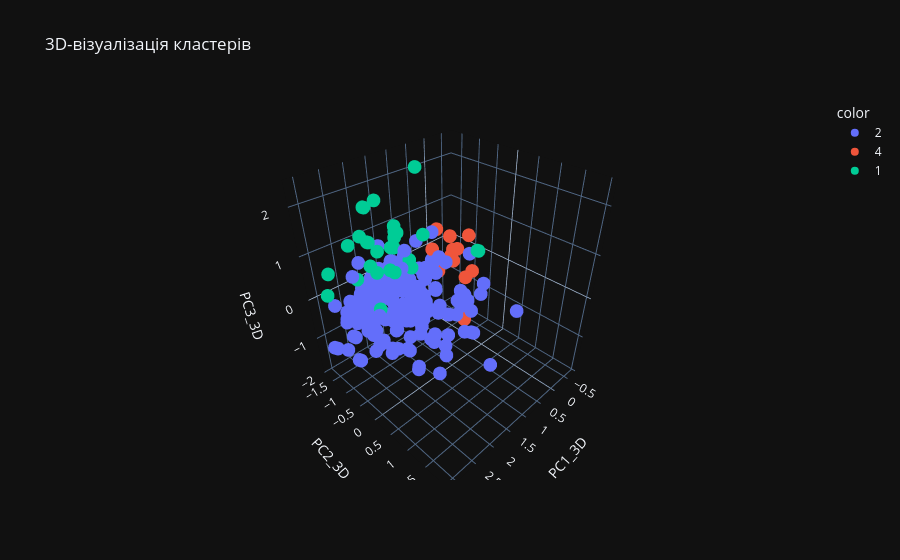

The notebook cell this image was saved under:
### Code cell
popular_df = df[df["popularity"] >= 85].copy()
import plotly.express as px

popular_df = df[df["popularity"] >= 85].copy()

fig = px.scatter_3d(
    popular_df,
    x="PC1_3D",
    y="PC2_3D",
    z="PC3_3D",
    color=popular_df["cluster"].astype(str),
    title="3D-візуалізація кластерів",
)

fig.show()

### Figure 1 — Plotly figure (JSON) as saved in the notebook; plotly's stock layout.template omitted (floating-point values rounded to 4 significant figures; data arrays with more than 128 entries replaced by an {"elided": "..."} marker saying what was removed)
{"data": [{"hovertemplate": "color=2<br>PC1_3D=%{x}<br>PC2_3D=%{y}<br>PC3_3D=%{z}<extra></extra>", "legendgroup": "2", "marker": {"color": "#636efa", "symbol": "circle"}, "mode": "markers", "name": "2", "scene": "scene", "showlegend": true, "x": {"elided": "358 float values"}, "y": {"elided": "358 float values"}, "z": {"elided": "358 float values"}, "type": "scatter3d"}, {"hovertemplate": "color=4<br>PC1_3D=%{x}<br>PC2_3D=%{y}<br>PC3_3D=%{z}<extra></extra>", "legendgroup": "4", "marker": {"color": "#EF553B", "symbol": "circle"}, "mode": "markers", "name": "4", "scene": "scene", "showlegend": true, "x": [-0.282, -0.2826, -0.282, 0.02825, 0.4107, -0.3362, 0.2239, -0.0009306, -0.08556, -0.2952, -0.597, -0.2374, -0.597, -0.6778], "y": [-0.8384, -0.8447, -0.8384, -1.478, -1.219, -1.413, -1.224, -0.9653, -1.133, -1.125, -0.9113, -1.215, -0.9113, -1.125], "z": [-0.6189, -1.891, -0.6189, 0.5361, 0.2735, 0.2424, -0.3827, -0.08958, -0.06776, 0.03574, -0.6174, 0.002729, -0.6174, 0.2452], "type": "scatter3d"}, {"hovertemplate": "color=1<br>PC1_3D=%{x}<br>PC2_3D=%{y}<br>PC3_3D=%{z}<extra></extra>", "legendgroup": "1", "marker": {"color": "#00cc96", "symbol": "circle"}, "mode": "markers", "name": "1", "scene": "scene", "showlegend": true, "x": [2.063, 1.597, 2.071, 0.9437, 2.37, 1.628, 2.152, 1.877, 1.838, 1.628, 1.186, 1.312, 1.365, 2.388, 2.152, 1.39, 1.877, 1.85, 1.851, 1.628, 1.186, 1.312, 2.076, 2.071, 1.597, 1.39, 1.567, 2.152, 2.37, 0.9567, 0.5713, 2.369, 1.85, 0.9886, 2.771, 3.049, 1.779, 2.441, 2.771, 2.071, 1.39, 1.85, 1.851, 1.988, 0.9925], "y": [-1.22, -1.143, -0.5777, 0.6009, -0.7666, -0.9448, -0.8957, -1.161, -1.573, -0.9448, -1.533, -1.381, -0.8077, -1.247, -0.8957, -0.8362, -1.161, -0.739, -1.589, -0.9448, -1.533, -1.381, -1.237, -0.5777, -1.143, -0.8362, -1.086, -0.8957, -0.7666, 0.5845, -1.332, -1.455, -0.739, -1.705, -1.659, -1.292, -1.362, -0.4829, -1.659, -0.5777, -0.8362, -0.739, -1.589, -1.618, -1.007], "z": [1.101, 0.8344, 0.7696, 1.209, 0.9057, 1.281, 0.6025, 1.925, 1.635, 1.281, 1.017, 0.8538, 0.4075, 0.3916, 0.6025, 0.5878, 1.925, 0.5448, 1.64, 1.281, 1.017, 0.8538, 1.107, 0.7696, 0.8344, 0.5878, 0.8416, 0.6025, 0.9057, 1.214, 0.6599, 1.059, 0.5448, 0.7214, 0.5004, 0.3155, 0.7236, 0.1032, 0.5004, 0.7696, 0.5878, 0.5448, 1.64, 1.047, 2.361], "type": "scatter3d"}], "layout": {"scene": {"domain": {"x": [0.0, 1.0], "y": [0.0, 1.0]}, "xaxis": {"title": {"text": "PC1_3D"}}, "yaxis": {"title": {"text": "PC2_3D"}}, "zaxis": {"title": {"text": "PC3_3D"}}}, "legend": {"title": {"text": "color"}, "tracegroupgap": 0}, "title": {"text": "3D-візуалізація кластерів"}}}
